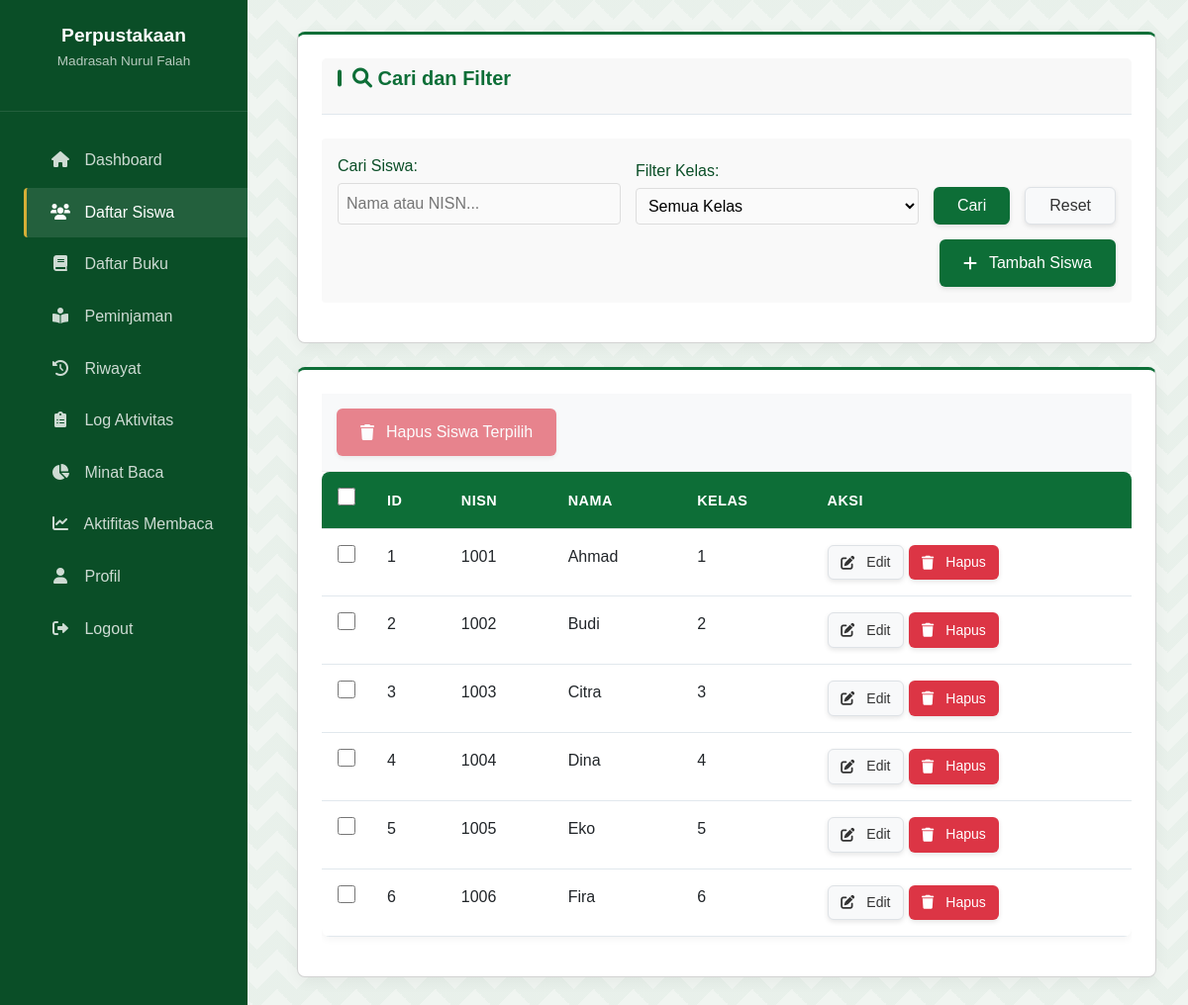
The app's page /admin/siswa.php (signed in) with its own data.
### tables this page shows
CREATE TABLE IF NOT EXISTS siswa (
    id INT AUTO_INCREMENT PRIMARY KEY,
    nisn VARCHAR(20) NOT NULL UNIQUE,
    password VARCHAR(255) NOT NULL,
    nama VARCHAR(100) NOT NULL,
    kelas VARCHAR(10) NOT NULL,
    created_at TIMESTAMP DEFAULT CURRENT_TIMESTAMP
);

### admin/siswa.php (the view, shortened to what this page needs)
<?php
require_once 'includes/header.php';
$search = '';
$filterClass = '';
$condition = '';
$query = "SELECT * FROM siswa $condition ORDER BY kelas ASC, nama ASC";
$result = mysqli_query($conn, $query);
$students = [];
if ($result) {
    while ($row = mysqli_fetch_assoc($result)) {
        $students[] = $row;
    }
}
?>
<div class="card">
    <div class="card-header">
        <h2 class="card-title"><i class="fas fa-search"></i> Cari dan Filter</h2>
    </div>
    <div class="filter-container" style="padding: 1rem; background-color: #f9f9f9; border-radius: 4px; margin-bottom: 1rem;">
        <form action="" method="get" class="filter-form">
            <div class="filter-row" style="display: flex; flex-wrap: wrap; gap: 15px; align-items: flex-end;">
                <div class="filter-item" style="flex: 1;">
                    <label for="search" style="display: block; margin-bottom: 5px; font-weight: 500;">Cari Siswa:</label>
                    <input type="text" id="search" name="search" placeholder="Nama atau NISN..."
                           value="<?php echo htmlspecialchars($search); ?>"
                           style="width: 100%; padding: 8px; border-radius: 4px; border: 1px solid #ddd;">
                </div>
                <div class="filter-item">
                    <label for="kelas" style="display: block; margin-bottom: 5px; font-weight: 500;">Filter Kelas:</label>
                    <select name="kelas" id="kelas" style="padding: 8px; border-radius: 4px; border: 1px solid #ddd;">
                        <option value="">Semua Kelas</option>
                    </select>
                </div>
                <div class="button-container">
                    <button type="submit" class="btn" style="margin-right: 5px;">Cari</button>
                    <a href="siswa.php" class="btn btn-secondary">Reset</a>
                </div>
            </div>
        </form>
        <div style="margin-top: 15px; text-align: right;">
            <a href="siswa_tambah.php" class="btn">
                <i class="fas fa-plus"></i> Tambah Siswa
            </a>
        </div>
    </div>
</div>
<div class="card">
    <?php if (empty($students)): ?>
        <div class="empty-state" style="padding: 30px; text-align: center;">
            <i class="fas fa-user-slash" style="font-size: 3rem; color: #6c757d; margin-bottom: 15px;"></i>
            <p>Tidak ada data siswa<?php echo (!empty($search) || !empty($filterClass)) ? ' yang sesuai dengan pencarian' : ''; ?>.</p>
        </div>
    <?php else: ?>
        <form id="bulk-delete-form" action="siswa_delete.php" method="post">
            <div class="bulk-actions" style="padding: 15px; border-bottom: 1px solid #eee;">
                <button type="submit" class="btn btn-danger" id="bulk-delete-btn" disabled>
                    <i class="fas fa-trash"></i> Hapus Siswa Terpilih
                </button>
            </div>
            <div class="table-responsive">
                <table class="table">
                    <thead>
                        <tr>
                            <th style="width: 40px;">
                                <input type="checkbox" id="select-all" style="cursor: pointer;">
                            </th>
                            <th>ID</th>
                            <th>NISN</th>
                            <th>Nama</th>
                            <th>Kelas</th>
                            <th>Aksi</th>
                        </tr>
                    </thead>
                    <tbody>
                        <?php foreach ($students as $student): ?>
                            <tr>
                                <td>
                                    <input type="checkbox" name="selected_students[]" value="<?php echo $student['id']; ?>" class="student-checkbox" style="cursor: pointer;">
                                </td>
                                <td data-label="ID"><?php echo $student['id']; ?></td>
                                <td data-label="NISN"><?php echo htmlspecialchars($student['nisn']); ?></td>
                                <td data-label="Nama"><?php echo htmlspecialchars($student['nama']); ?></td>
                                <td data-label="Kelas"><?php echo htmlspecialchars($student['kelas']); ?></td>
                                <td data-label="Aksi" class="action-buttons">
                                    <a href="siswa_edit.php?id=<?php echo $student['id']; ?>" class="btn btn-secondary btn-sm">
                                        <i class="fas fa-edit"></i> Edit
                                    </a>
                                    <a href="siswa.php?delete=1&id=<?php echo $student['id']; ?>"
                                       class="btn btn-danger btn-sm"
                                       onclick="return confirm('Apakah Anda yakin ingin menghapus siswa ini?');">
                                        <i class="fas fa-trash"></i> Hapus
                                    </a>
                                </td>
                            </tr>
                        <?php endforeach; ?>
                    </tbody>
                </table>
            </div>
        </form>
    <?php endif; ?>
</div>
<?php
require_once 'includes/footer.php';
?>

### admin/siswa.php (style rules this page uses)
.bulk-actions { background-color: #f8f9fa; border-bottom: 1px solid #dee2e6; padding: 15px; display: flex; align-items: center; gap: 10px; }
.bulk-actions .btn { padding: 8px 16px; font-size: 0.9rem; display: flex; align-items: center; gap: 5px; }
.bulk-actions .btn:disabled { opacity: 0.6; cursor: not-allowed; }
.table th:first-child, .table td:first-child { text-align: center; width: 40px; }
.student-checkbox { width: 18px; height: 18px; cursor: pointer; }
#select-all { width: 18px; height: 18px; cursor: pointer; }
.filter-container { margin-bottom: 20px; }
.filter-form { width: 100%; }
.filter-row { display: flex; flex-wrap: wrap; gap: 15px; align-items: flex-end; }
.filter-item { min-width: 150px; flex: 1; }
.filter-form select, .filter-form input[type="text"] { width: 100%; }
.button-container { display: flex; align-items: center; gap: 10px; height: 100%; }
.button-container .btn { padding: 8px 16px; border-radius: 4px; text-decoration: none; font-weight: 500; transition: all 0.3s ease; height: 38px; display: flex; align-items: center; justify-content: center; border: 1px solid #dee2e6; background-color: var(--primary-color); color: white; }
.button-container .btn-secondary { background-color: #f8f9fa; color: #495057; border: 1px solid #dee2e6; }
.table-responsive { overflow-x: auto; }
.btn-sm { padding: 5px 10px; font-size: 0.8rem; }
.action-buttons { display: flex; gap: 5px; flex-wrap: wrap; }

### records on screen
siswa: id "1", nisn "1001", nama "Ahmad", kelas "1"
siswa: id "2", nisn "1002", nama "Budi", kelas "2"
siswa: id "3", nisn "1003", nama "Citra", kelas "3"
siswa: id "4", nisn "1004", nama "Dina", kelas "4"
siswa: id "5", nisn "1005", nama "Eko", kelas "5"
siswa: id "6", nisn "1006", nama "Fira", kelas "6"
